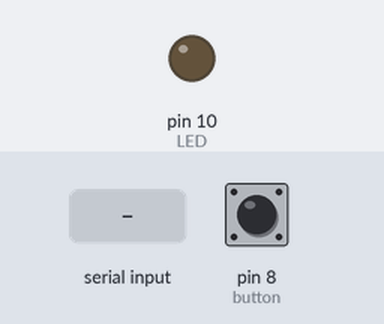
The sketch below on a simulated Arduino Uno, built with avr-gcc and run on an emulated ATmega328P. On the bench: output pins drawn as LEDs (lit = HIGH). Inputs (shaded band) come from the test bench; at power-on: pin 8 (button) HIGH. What the sketch prints to the serial monitor is not drawn.

Above: at 1.2 s.
1.3 s: "a" received over Serial
At 2.4 s:
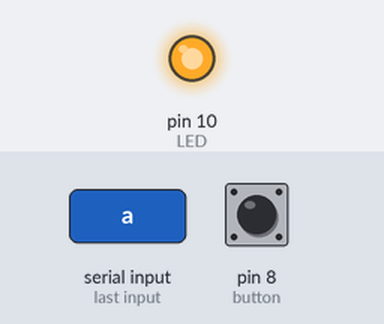
3.5 s: pin 8 (button) pulled LOW for 1 s
Timing chart, 0 to 6.5 s (numbered marks = the images above; inputs shaded):
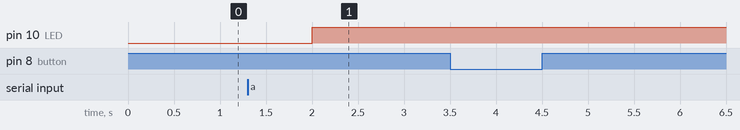

The sketch:

jhoang6_CS362_lab7.ino
```cpp
/*
 * Name: Jon-Michael Hoang | jhoang6 | 657540122
 *
 * Lab 7: Serial synchronization
 *
 * Desc: Using two arduinos, two leds, and two buttons, if one arduino's
 *       button is pressed, the other arduino's LED lights up, vice versa.
 *
 * Assumptions: Wiring for this lab was pretty straightforward however,
 *              programming this whole thing was a pain in the ass which took
 *              me hours to complete.
 *
 *              I also assumed that each arduino pretty much had the same code -
 *              in which it did.
 *
 * References:
 * https://iotguider.in/wp-content/uploads/2017/08/Serial-communication-between-Arduino.png
 * https://www.arduino.cc/en/Tutorial/MasterWriter
 * https://www.arduino.cc/en/Serial/write
 * https://diygeeks.org/tutorials/arduino/push-button-and-led-with-arduino-digital-input-output/
 *
 */

// initialize the led and button pins to their respective pin number
const int LED = 10;
const int button = 8;

// variable to retain the previous led's state
int ledState = 0;

// initialize the inputs and outputs
void setup ()
{
  pinMode (button, INPUT);
  pinMode (LED, OUTPUT);
  Serial.begin(9600);
}

void loop()
{
  // while the serial is breathing
  while (Serial.available())
  {
    // read in the serial input (also used for debugging)
    int input = Serial.read();

    // if the input is 'a' (this [if] part is also used for debugging)
    if (input == 97)
    {
      // if the led was previously turned off, turn it on and save the state
      if (ledState == 0)
      {
        ledState = 1;
        digitalWrite (LED, HIGH);
      }
      // else that means that the led was previously turned on,
      // so turn it on and save the state
      else
      {
        ledState = 0;
        digitalWrite (LED, LOW);
      }
    }
  }

  // this part here is pretty much used for debugging purposes
  // read in the state of the button
  int buttonValue = digitalRead(button);

  // while the button is not pressed, constantly print out 'a' within
  // the serial monitor
  if (buttonValue == LOW)
  {
    Serial.write(97);
  }

  // delay it by a second so that the serial monitor won't be spammed with 'a''s
  // and that the lights won't go flashing on and off really fast
  // while the button is held
  delay (1000);
}
```

Measured:
- after the input at 1.3 s, pin 10 (LED): LOW → HIGH after 0.70 s
- after the input at 3.5 s, every drawn part: stays the same
